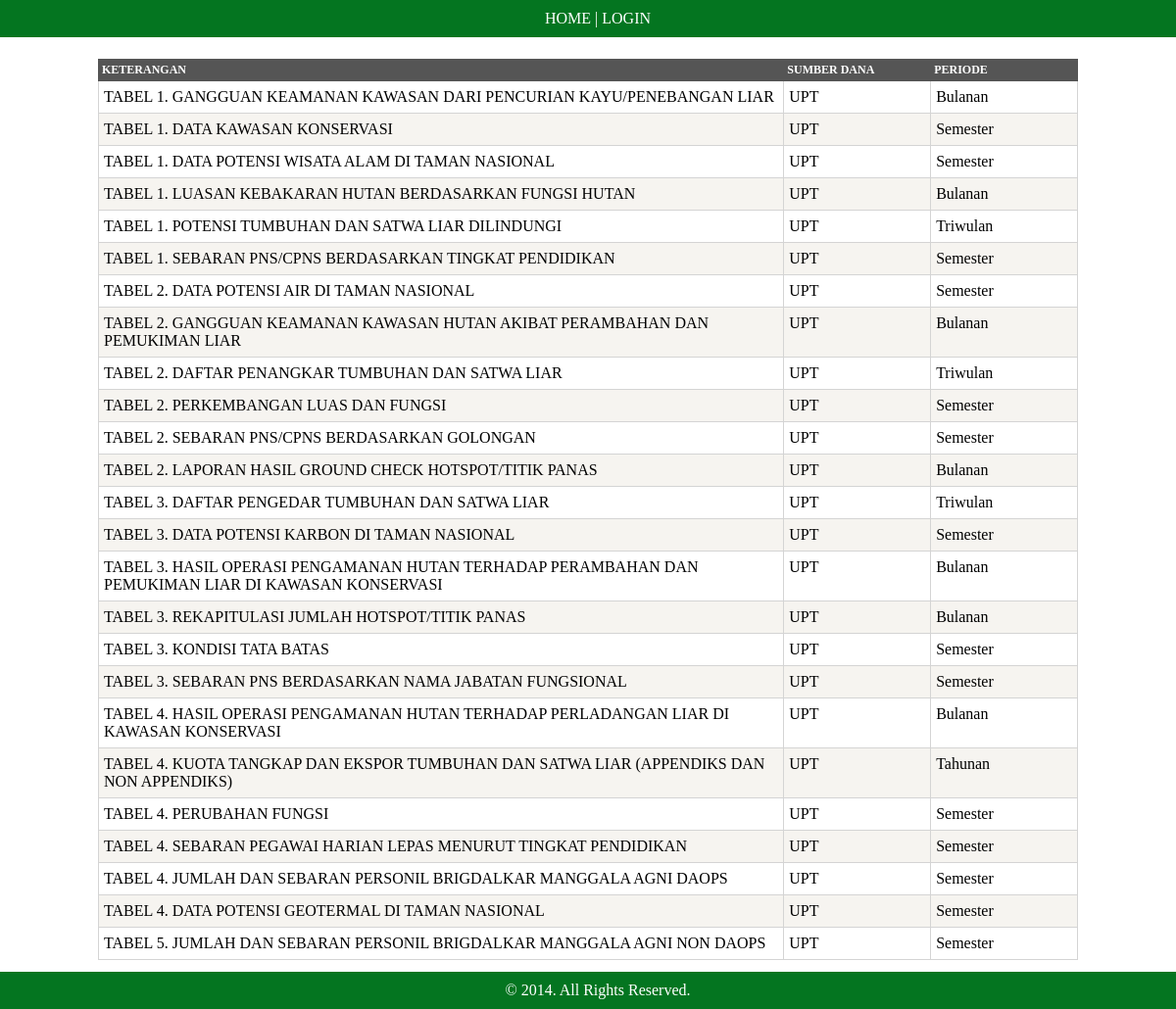
/index.php/kkh/index, run on the app's committed database.
### tables this page shows
CREATE TABLE IF NOT EXISTS `module` (
  `id` int(11) NOT NULL AUTO_INCREMENT,
  `content` varchar(255) NOT NULL,
  `sumber_dana` varchar(255) NOT NULL,
  `periode` varchar(255) NOT NULL,
  `urutan` int(11) NOT NULL,
  `alias` varchar(50) NOT NULL,
  `module_type_id` int(11) NOT NULL,
  PRIMARY KEY (`id`)
);

### application/controllers/kkh/index.php (called while the page is built, shortened)
<?php
class index extends CI_Controller {
    function index() {
		$module_info = get_module_name($_SERVER['REQUEST_URI']);
		$this->load->view( $module_info['module_type_alias'].'/index' );
    }
}

### index.php (called while the page is built, shortened)
<?php
require_once BASEPATH.'core/CodeIgniter.php';

### application/helpers/common_helper.php (called while the page is built, shortened)
<?php
    if (! function_exists('StripArray')) {
        function StripArray($Array, $FieldName = array()) {
            $ArrayResult = array();
            foreach($Array as $Key => $Element) {
                if (in_array($Key, $FieldName) && in_array($Element, array('0', '0000-00-00', '0000-00-00 00:00:00'))) {
                    $ArrayResult[$Key] = null;
                    } else {
                    $ArrayResult[$Key] = stripslashes($Element);
                }
            }
            return $ArrayResult;
        }
    }
    if (! function_exists('GetStringFilter')) {
        function GetStringFilter($Param, $ReplaceField = array()) {
            $StringFilter = '';
            return $StringFilter;
        }
    }
    if (! function_exists('GetStringSorting')) {
        function GetStringSorting($param, $Field = array(), $string_default = '') {
            $Result = '';
            if (isset($param['iSortCol_0'])) {
                for ($i = 0; $i < intval($param['iSortingCols']); $i++) {
                    if ( $param[ 'bSortable_'.intval($param['iSortCol_'.$i]) ] == "true" ) {
						$field_name = $Field[ intval( $param['iSortCol_'.$i] ) ];
						$field_value = $param['sSortDir_'.$i];
						if (isset($param['field_replace']) && isset($param['field_replace'][$field_name])) {
							$field_name = $param['field_replace'][$field_name];
						}
                        $Result .= $field_name." ".mysql_real_escape_string( $field_value ) .", ";
                    }
                }
                $Result = substr_replace( $Result, "", -2 );
			}
			else {
                $Result = $string_default;
            }
            return $Result;
        }
    }
    if (! function_exists('GetStringLimit')) {
        function GetStringLimit($Param) {
            $StringLimit = "0, 25";
            return $StringLimit;
        }
    }
	if (! function_exists('get_module_name')) {
		function get_module_name($value) {
			$ci = get_instance();
			$result = array();
			if (count($ci->uri->segments) >= 2) {
				$result['alias'] = $ci->uri->segments[2];
				$result['module_type_alias'] = $ci->uri->segments[1];
			}
			return $result;
		}
	}

### application/models/module_type_model.php (called while the page is built, shortened)
<?php if ( ! defined('BASEPATH')) exit('No direct script access allowed');
class module_type_model extends CI_Model {
    function get_by_id($param) {
        $array = array();
        if (isset($param['id'])) {
            $select_query  = "SELECT * FROM ".MODULE_TYPE." WHERE id = '".$param['id']."' LIMIT 1";
        } else if (isset($param['alias'])) {
            $select_query  = "SELECT * FROM ".MODULE_TYPE." WHERE alias = '".$param['alias']."' LIMIT 1";
        }
        $select_result = mysql_query($select_query) or die(mysql_error());
        if (false !== $row = mysql_fetch_assoc($select_result)) {
            $array = $this->sync($row);
        }
        return $array;
    }
	function sync($row) {
		$row = StripArray($row);
		return $row;
	}
}

### application/models/module_model.php (called while the page is built, shortened)
<?php if ( ! defined('BASEPATH')) exit('No direct script access allowed');
class module_model extends CI_Model {
    function get_array($param = array()) {
        $array = array();
		$string_filter = GetStringFilter($param, @$param['column']);
		$string_sorting = GetStringSorting($param, @$param['column'], 'urutan ASC');
		$string_limit = GetStringLimit($param);
		$select_query = "
			SELECT SQL_CALC_FOUND_ROWS Module.*,
				ModuleType.name module_type_name, ModuleType.alias module_type_alias
			FROM ".MODULE." Module
			LEFT JOIN ".MODULE_TYPE." ModuleType ON ModuleType.id = Module.module_type_id
			WHERE 1 $string_filter
			ORDER BY $string_sorting
			LIMIT $string_limit
		";
        $select_result = mysql_query($select_query) or die(mysql_error());
		while ( $row = mysql_fetch_assoc( $select_result ) ) {
			$array[] = $this->sync($row);
		}
        return $array;
    }
	function sync($row) {
		$row = StripArray($row);
		if (!empty($row['alias']) && !empty($row['module_type_alias'])) {
			$row['model_name'] = $row['module_type_alias'].'_'.$row['alias'].'_model';
			$row['module_link'] = base_url($row['module_type_alias'].'/'.$row['alias']);
		} else {
			$row['model_name'] = '';
			$row['module_link'] = '#';
		}
		return $row;
	}
}

### application/views/kkh/index.php (the view, shortened to what this page needs)
<?php
	$module_info = get_module_name($_SERVER['REQUEST_URI']);
	$module_type = $this->module_type_model->get_by_id(array( 'alias' => $module_info['module_type_alias'] ));
	$array_module = $this->module_model->get_array(array( 'module_type_id' => $module_type['id'] ));
?>
<body>
<div id="cnt-content">
	<div style="width: 1000px; margin: 0 auto; text-align: center;">
		<table class="reference">
			<tr>
				<th style="width: 70%">KETERANGAN</th>
				<th style="width: 15%">SUMBER DANA</th>
				<th style="width: 15%">PERIODE</th></tr>
			<?php foreach ($array_module as $row) { ?>
			<tr>
				<td><a href="<?php echo $row['module_link']; ?>"><?php echo $row['content']; ?></a></td>
				<td><?php echo $row['sumber_dana']; ?></td>
				<td><?php echo $row['periode']; ?></td></tr>
			<?php } ?>
		</table>
	</div>
</div>
</body>

### static/css/common.css (style rules this page uses)
a { text-decoration: none; }
body, form, h1, h2, h3, h4, form { margin: 0px; padding: 0px; }
#cnt-content { padding: 60px 0 50px 0; }
table,th,td,input,textarea { font-size:100%; }
table.reference { border-collapse:collapse;width:100%; }
table.reference tr:nth-child(odd) { background-color:#F6F4F0; }
table.reference tr:nth-child(even) { background-color:#ffffff; }
table.reference th { color:#ffffff;background-color:#555555;border:1px solid #555555;font-size:12px;padding:3px;vertical-align:top;text-align:left; }
table.reference td { border:1px solid #d4d4d4;padding:5px;padding-top:7px;padding-bottom:7px;vertical-align:top; }
table.reference td a { color: #000000; }

### data on the page
module: content "TABEL 1. GANGGUAN KEAMANAN KAWASAN DARI PENCURIAN KAYU/PENEBANGAN LIAR", sumber_dana "UPT", periode "Bulanan"
module: content "TABEL 1. DATA KAWASAN KONSERVASI", sumber_dana "UPT", periode "Semester"
module: content "TABEL 1. DATA POTENSI WISATA ALAM DI TAMAN NASIONAL", sumber_dana "UPT", periode "Semester"
module: content "TABEL 1. LUASAN KEBAKARAN HUTAN BERDASARKAN FUNGSI HUTAN", sumber_dana "UPT", periode "Bulanan"
module: content "TABEL 1. POTENSI TUMBUHAN DAN SATWA LIAR DILINDUNGI", sumber_dana "UPT", periode "Triwulan"
module: content "TABEL 1. SEBARAN PNS/CPNS BERDASARKAN TINGKAT PENDIDIKAN", sumber_dana "UPT", periode "Semester"
module: content "TABEL 2. DATA POTENSI AIR DI TAMAN NASIONAL", sumber_dana "UPT", periode "Semester"
module: content "TABEL 2. GANGGUAN KEAMANAN KAWASAN HUTAN AKIBAT PERAMBAHAN DAN PEMUKIMAN LIAR", sumber_dana "UPT", periode "Bulanan"
module: content "TABEL 2. DAFTAR PENANGKAR TUMBUHAN DAN SATWA LIAR", sumber_dana "UPT", periode "Triwulan"
module: content "TABEL 2. PERKEMBANGAN LUAS DAN FUNGSI", sumber_dana "UPT", periode "Semester"
module: content "TABEL 2. SEBARAN PNS/CPNS BERDASARKAN GOLONGAN", sumber_dana "UPT", periode "Semester"
module: content "TABEL 2. LAPORAN HASIL GROUND CHECK HOTSPOT/TITIK PANAS", sumber_dana "UPT", periode "Bulanan"
module: content "TABEL 3. DAFTAR PENGEDAR TUMBUHAN DAN SATWA LIAR", sumber_dana "UPT", periode "Triwulan"
module: content "TABEL 3. DATA POTENSI KARBON DI TAMAN NASIONAL", sumber_dana "UPT", periode "Semester"
module: content "TABEL 3. HASIL OPERASI PENGAMANAN HUTAN TERHADAP PERAMBAHAN DAN PEMUKIMAN LIAR DI KAWASAN KONSERVASI", sumber_dana "UPT", periode "Bulanan"
module: content "TABEL 3. REKAPITULASI JUMLAH HOTSPOT/TITIK PANAS", sumber_dana "UPT", periode "Bulanan"
module: content "TABEL 3. KONDISI TATA BATAS", sumber_dana "UPT", periode "Semester"
module: content "TABEL 3. SEBARAN PNS BERDASARKAN NAMA JABATAN FUNGSIONAL", sumber_dana "UPT", periode "Semester"
module: content "TABEL 4. HASIL OPERASI PENGAMANAN HUTAN TERHADAP PERLADANGAN LIAR DI KAWASAN KONSERVASI", sumber_dana "UPT", periode "Bulanan"
module: content "TABEL 4. KUOTA TANGKAP DAN EKSPOR TUMBUHAN DAN SATWA LIAR (APPENDIKS DAN NON APPENDIKS)", sumber_dana "UPT", periode "Tahunan"
module: content "TABEL 4. PERUBAHAN FUNGSI", sumber_dana "UPT", periode "Semester"
module: content "TABEL 4. SEBARAN PEGAWAI HARIAN LEPAS MENURUT TINGKAT PENDIDIKAN", sumber_dana "UPT", periode "Semester"
module: content "TABEL 4. JUMLAH DAN SEBARAN PERSONIL BRIGDALKAR MANGGALA AGNI DAOPS", sumber_dana "UPT", periode "Semester"
module: content "TABEL 4. DATA POTENSI GEOTERMAL DI TAMAN NASIONAL", sumber_dana "UPT", periode "Semester"
module: content "TABEL 5. JUMLAH DAN SEBARAN PERSONIL BRIGDALKAR MANGGALA AGNI NON DAOPS", sumber_dana "UPT", periode "Semester"
